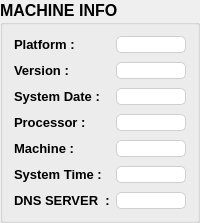
                  <widget class="QGroupBox" name="machineInfoBox">
                   <property name="font">
                    <font>
                     <pointsize>12</pointsize>
                     <weight>75</weight>
                     <italic>false</italic>
                     <bold>true</bold>
                    </font>
                   </property>
                   <property name="styleSheet">
                    <string notr="true">
#machineInfoBox	 {
		font: bold; 
		border : 1px solid grey;
		margin-top: 10px;
border-top : 2px solid black;
	}
#machineInfoBox::title {
		subcontrol-origin:  margin;
left: 7px;
		padding: 0 6px 0 6px;
		
color: rgb(0, 100, 147);
	}</string>
                   </property>
                   <property name="title">
                    <string>MACHINE INFO</string>
                   </property>
                   <layout class="QFormLayout" name="formLayout_3">
                    <property name="verticalSpacing">
                     <number>9</number>
                    </property>
                    <item row="0" column="0">
                     <widget class="QLabel" name="label_148">
                      <property name="font">
                       <font>
                        <pointsize>10</pointsize>
                        <weight>75</weight>
                        <bold>true</bold>
                       </font>
                      </property>
                      <property name="text">
                       <string>Platform : </string>
                      </property>
                     </widget>
                    </item>
                    <item row="0" column="1">
                     <widget class="QLabel" name="mccuPlatform">
                      <property name="font">
                       <font>
                        <pointsize>10</pointsize>
                        <weight>75</weight>
                        <bold>true</bold>
                       </font>
                      </property>
                      <property name="styleSheet">
                       <string notr="true">border: 1px solid #cfcfcf;
	border-radius: 5px;
background-color: rgb(255, 255, 255);</string>
                      </property>
                      <property name="lineWidth">
                       <number>1</number>
                      </property>
                      <property name="text">
                       <string/>
                      </property>
                      <property name="scaledContents">
                       <bool>true</bool>
                      </property>
                      <property name="wordWrap">
                       <bool>true</bool>
                      </property>
                      <property name="margin">
                       <number>1</number>
                      </property>
                     </widget>
                    </item>
                    <item row="1" column="0">
                     <widget class="QLabel" name="label_147">
                      <property name="font">
                       <font>
                        <pointsize>10</pointsize>
                        <weight>75</weight>
                        <bold>true</bold>
                       </font>
                      </property>
                      <property name="text">
                       <string>Version :</string>
                      </property>
                     </widget>
                    </item>
                    <item row="1" column="1">
                     <widget class="QLabel" name="mccuVer">
                      <property name="font">
                       <font>
                        <pointsize>10</pointsize>
                        <weight>75</weight>
                        <bold>true</bold>
                       </font>
                      </property>
                      <property name="styleSheet">
                       <string notr="true">border: 1px solid #cfcfcf;
	border-radius: 5px;
background-color: rgb(255, 255, 255);</string>
                      </property>
                      <property name="text">
                       <string/>
                      </property>
                      <property name="scaledContents">
                       <bool>true</bool>
                      </property>
                      <property name="wordWrap">
                       <bool>true</bool>
                      </property>
                      <property name="margin">
                       <number>1</number>
                      </property>
                     </widget>
                    </item>
                    <item row="2" column="0">
                     <widget class="QLabel" name="label_149">
                      <property name="font">
                       <font>
                        <pointsize>10</pointsize>
                        <weight>75</weight>
                        <bold>true</bold>
                       </font>
                      </property>
                      <property name="text">
                       <string>System Date : </string>
                      </property>
                     </widget>
                    </item>
                    <item row="2" column="1">
                     <widget class="QLabel" name="mccuDate">
                      <property name="font">
                       <font>
                        <pointsize>10</pointsize>
                        <weight>75</weight>
                        <bold>true</bold>
                       </font>
                      </property>
                      <property name="styleSheet">
                       <string notr="true">border: 1px solid #cfcfcf;
	border-radius: 5px;
background-color: rgb(255, 255, 255);</string>
                      </property>
                      <property name="text">
                       <string/>
                      </property>
                      <property name="scaledContents">
                       <bool>true</bool>
                      </property>
                      <property name="wordWrap">
                       <bool>true</bool>
                      </property>
                      <property name="margin">
                       <number>1</number>
                      </property>
                     </widget>
                    </item>
                    <item row="3" column="0">
                     <widget class="QLabel" name="label_146">
                      <property name="font">
                       <font>
                        <pointsize>10</pointsize>
                        <weight>75</weight>
                        <bold>true</bold>
                       </font>
                      </property>
                      <property name="styleSheet">
                       <string notr="true"/>
                      </property>
                      <property name="text">
                       <string>Processor : </string>
                      </property>
                     </widget>
                    </item>
                    <item row="3" column="1">
                     <widget class="QLabel" name="mccuProcessor">
                      <property name="font">
                       <font>
                        <pointsize>10</pointsize>
                        <weight>75</weight>
                        <bold>true</bold>
                       </font>
                      </property>
                      <property name="styleSheet">
                       <string notr="true">border: 1px solid #cfcfcf;
	border-radius: 5px;
background-color: rgb(255, 255, 255);</string>
                      </property>
                      <property name="text">
                       <string/>
                      </property>
                      <property name="scaledContents">
                       <bool>true</bool>
                      </property>
                      <property name="wordWrap">
                       <bool>true</bool>
                      </property>
                      <property name="margin">
                       <number>1</number>
                      </property>
                     </widget>
                    </item>
                    <item row="4" column="0">
                     <widget class="QLabel" name="label_150">
                      <property name="font">
                       <font>
                        <pointsize>10</pointsize>
                        <weight>75</weight>
                        <bold>true</bold>
                       </font>
                      </property>
                      <property name="styleSheet">
                       <string notr="true"/>
                      </property>
                      <property name="text">
                       <string>Machine : </string>
                      </property>
                     </widget>
                    </item>
                    <item row="4" column="1">
                     <widget class="QLabel" name="mccuMachine">
                      <property name="font">
                       <font>
                        <pointsize>10</pointsize>
                        <weight>75</weight>
                        <bold>true</bold>
                       </font>
                      </property>
                      <property name="styleSheet">
                       <string notr="true">border: 1px solid #cfcfcf;
	border-radius: 5px;
background-color: rgb(255, 255, 255);</string>
                      </property>
                      <property name="text">
                       <string/>
                      </property>
                      <property name="scaledContents">
                       <bool>true</bool>
                      </property>
                      <property name="wordWrap">
                       <bool>true</bool>
                      </property>
                      <property name="margin">
                       <number>1</number>
                      </property>
                     </widget>
                    </item>
                    <item row="5" column="0">
                     <widget class="QLabel" name="label_145">
                      <property name="font">
                       <font>
                        <pointsize>10</pointsize>
                        <weight>75</weight>
                        <bold>true</bold>
                       </font>
                      </property>
                      <property name="styleSheet">
                       <string notr="true"/>
                      </property>
                      <property name="text">
                       <string>System Time :</string>
                      </property>
                     </widget>
                    </item>
                    <item row="7" column="0">
                     <widget class="QLabel" name="label_151">
                      <property name="font">
                       <font>
                        <pointsize>10</pointsize>
                        <weight>75</weight>
                        <bold>true</bold>
                       </font>
                      </property>
                      <property name="styleSheet">
                       <string notr="true"/>
                      </property>
                      <property name="text">
                       <string>DNS SERVER  :</string>
                      </property>
                     </widget>
                    </item>
                    <item row="5" column="1">
                     <widget class="QLabel" name="MccuTime">
                      <property name="font">
                       <font>
                        <pointsize>10</pointsize>
                        <weight>75</weight>
                        <bold>true</bold>
                       </font>
                      </property>
                      <property name="styleSheet">
                       <string notr="true">border: 1px solid #cfcfcf;
	border-radius: 5px;
background-color: rgb(255, 255, 255);</string>
                      </property>
                      <property name="text">
                       <string/>
                      </property>
                      <property name="scaledContents">
                       <bool>true</bool>
                      </property>
                      <property name="wordWrap">
                       <bool>true</bool>
                      </property>
                      <property name="margin">
                       <number>1</number>
                      </property>
                     </widget>
                    </item>
                    <item row="7" column="1">
                     <widget class="QLabel" name="MccuDNS">
                      <property name="font">
                       <font>
                        <pointsize>10</pointsize>
                        <weight>75</weight>
                        <bold>true</bold>
                       </font>
                      </property>
                      <property name="styleSheet">
                       <string notr="true">border: 1px solid #cfcfcf;
	border-radius: 5px;
background-color: rgb(255, 255, 255);</string>
                      </property>
                      <property name="text">
                       <string/>
                      </property>
                      <property name="scaledContents">
                       <bool>true</bool>
                      </property>
                      <property name="wordWrap">
                       <bool>true</bool>
                      </property>
                      <property name="margin">
                       <number>1</number>
                      </property>
                     </widget>
                    </item>
                   </layout>
                  </widget>
